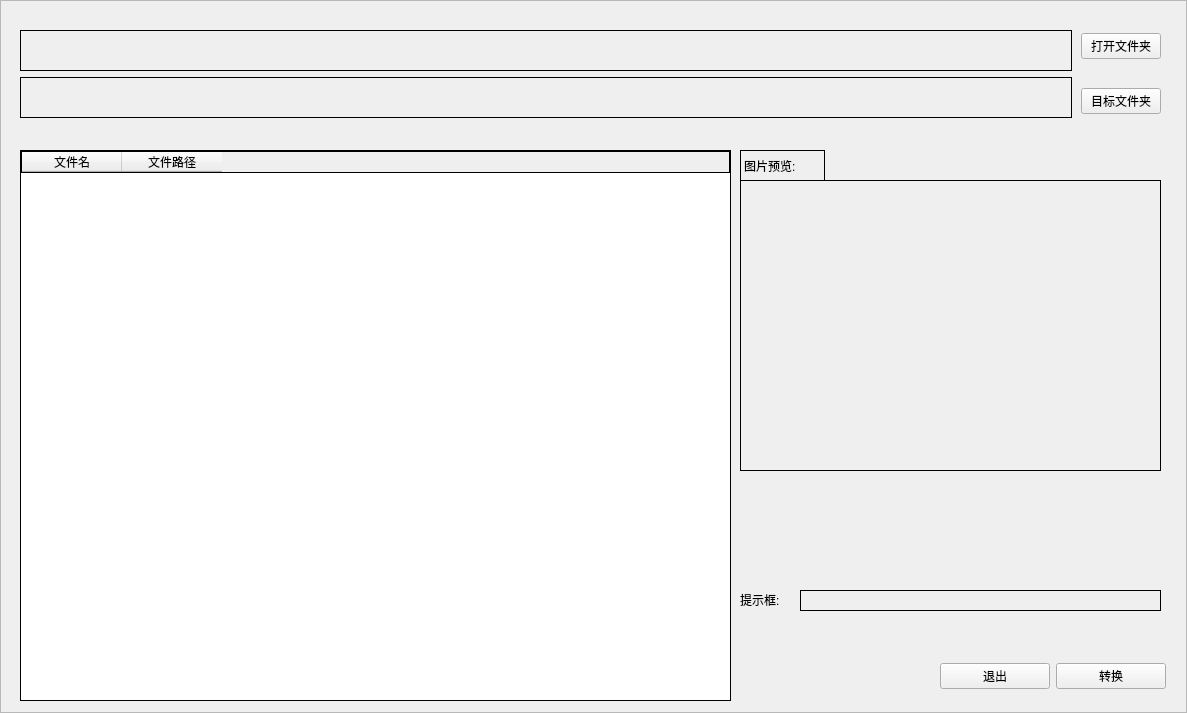
<?xml version="1.0" encoding="UTF-8"?>
<ui version="4.0">
 <class>Frame</class>
 <widget class="QFrame" name="Frame">
  <property name="geometry">
   <rect>
    <x>0</x>
    <y>0</y>
    <width>1187</width>
    <height>713</height>
   </rect>
  </property>
  <property name="windowTitle">
   <string>Frame</string>
  </property>
  <property name="frameShape">
   <enum>QFrame::StyledPanel</enum>
  </property>
  <property name="frameShadow">
   <enum>QFrame::Raised</enum>
  </property>
  <widget class="QWidget" name="layoutWidget">
   <property name="geometry">
    <rect>
     <x>20</x>
     <y>10</y>
     <width>1141</width>
     <height>128</height>
    </rect>
   </property>
   <layout class="QHBoxLayout" name="horizontalLayout_2" stretch="7,0">
    <item>
     <layout class="QVBoxLayout" name="verticalLayout_2" stretch="0,0">
      <property name="leftMargin">
       <number>0</number>
      </property>
      <property name="topMargin">
       <number>20</number>
      </property>
      <property name="rightMargin">
       <number>3</number>
      </property>
      <property name="bottomMargin">
       <number>20</number>
      </property>
      <item>
       <widget class="QLabel" name="label_src_path">
        <property name="styleSheet">
         <string notr="true">border: 1px solid black;</string>
        </property>
        <property name="text">
         <string/>
        </property>
       </widget>
      </item>
      <item>
       <widget class="QLabel" name="label_dst_path">
        <property name="styleSheet">
         <string notr="true">border: 1px solid black;</string>
        </property>
        <property name="text">
         <string/>
        </property>
       </widget>
      </item>
     </layout>
    </item>
    <item>
     <layout class="QVBoxLayout" name="verticalLayout">
      <item>
       <widget class="QPushButton" name="btn_src_path">
        <property name="text">
         <string>打开文件夹</string>
        </property>
       </widget>
      </item>
      <item>
       <widget class="QPushButton" name="btn_dst_path">
        <property name="text">
         <string>目标文件夹</string>
        </property>
       </widget>
      </item>
     </layout>
    </item>
   </layout>
  </widget>
  <widget class="QWidget" name="layoutWidget">
   <property name="geometry">
    <rect>
     <x>940</x>
     <y>660</y>
     <width>226</width>
     <height>33</height>
    </rect>
   </property>
   <layout class="QHBoxLayout" name="horizontalLayout">
    <item>
     <widget class="QPushButton" name="btn_quit">
      <property name="text">
       <string>退出</string>
      </property>
     </widget>
    </item>
    <item>
     <widget class="QPushButton" name="btn_startc">
      <property name="text">
       <string>转换</string>
      </property>
     </widget>
    </item>
   </layout>
  </widget>
  <widget class="QTableWidget" name="tableWidget">
   <property name="geometry">
    <rect>
     <x>20</x>
     <y>150</y>
     <width>711</width>
     <height>551</height>
    </rect>
   </property>
   <property name="styleSheet">
    <string notr="true">border: 1px solid black</string>
   </property>
   <column>
    <property name="text">
     <string>文件名</string>
    </property>
   </column>
   <column>
    <property name="text">
     <string>文件路径</string>
    </property>
   </column>
  </widget>
  <widget class="QLabel" name="label">
   <property name="geometry">
    <rect>
     <x>740</x>
     <y>150</y>
     <width>85</width>
     <height>31</height>
    </rect>
   </property>
   <property name="styleSheet">
    <string notr="true">border: 1px solid black</string>
   </property>
   <property name="text">
    <string>图片预览:</string>
   </property>
  </widget>
  <widget class="QLabel" name="lable_image_pre">
   <property name="geometry">
    <rect>
     <x>740</x>
     <y>180</y>
     <width>421</width>
     <height>291</height>
    </rect>
   </property>
   <property name="styleSheet">
    <string notr="true">border: 1px solid black;</string>
   </property>
   <property name="text">
    <string/>
   </property>
  </widget>
  <widget class="QLabel" name="label_2">
   <property name="geometry">
    <rect>
     <x>740</x>
     <y>590</y>
     <width>85</width>
     <height>19</height>
    </rect>
   </property>
   <property name="text">
    <string>提示框:</string>
   </property>
  </widget>
  <widget class="QLabel" name="label_info">
   <property name="geometry">
    <rect>
     <x>800</x>
     <y>590</y>
     <width>361</width>
     <height>21</height>
    </rect>
   </property>
   <property name="styleSheet">
    <string notr="true">border: 1px solid black;</string>
   </property>
   <property name="text">
    <string/>
   </property>
  </widget>
 </widget>
 <resources/>
 <connections/>
</ui>
